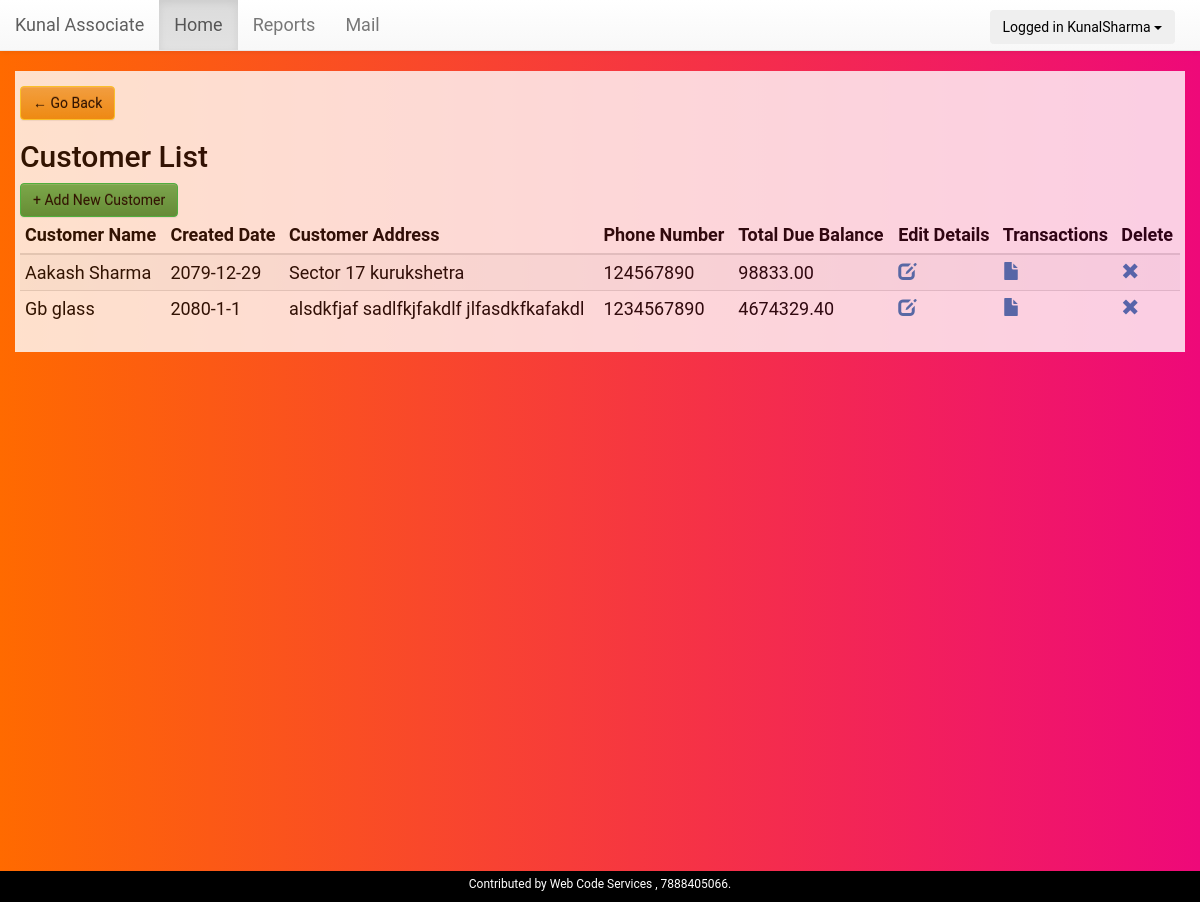
The page /customer_list.php (signed in) on the database its author committed.
### tables this page shows
CREATE TABLE `customers` (
  `customer_id` int(11) NOT NULL,
  `user_id` int(11) NOT NULL,
  `customer_name` varchar(200) NOT NULL,
  `customer_address` varchar(250) NOT NULL,
  `customer_number` bigint(15) NOT NULL,
  `customer_pan` bigint(15) DEFAULT NULL,
  `created_date` datetime NOT NULL DEFAULT current_timestamp()
);

### ledger.php (called while the page is built, shortened)
<?php
class Ledger{
	private $host  = 'localhost';
    private $user  = 'root';
    private $password   = "";
    private $database  = "kunalbilling";
	private $CustomerTable = 'customers';
		private $InvoiceTable = 'invoice_order';
  private $dbConnect = false;
    public function __construct(){
        if(!$this->dbConnect){
            $conn = new mysqli($this->host, $this->user, $this->password, $this->database);
            if($conn->connect_error){
                die("Error failed to connect to MySQL: " . $conn->connect_error);
            }else{
                $this->dbConnect = $conn;
            }
        }
    }
	private function getData($sqlQuery) {
		$result = mysqli_query($this->dbConnect, $sqlQuery);
		$data= array();
		while ($row = mysqli_fetch_array($result, MYSQLI_ASSOC)) {
			$data[]=$row;
		}
		return $data;
	}
	private function getSingleData($sqlQuery) {
		$result = mysqli_query($this->dbConnect, $sqlQuery);
		$data = mysqli_fetch_assoc($result);
		return $data;
	}
	public function getCustomerList(){
		$sqlQuery = "
			SELECT * FROM ".$this->CustomerTable."
			WHERE user_id = '".$_SESSION['userid']."'";
		return  $this->getData($sqlQuery);
	}
	public function getTotalBalance($customerId) {
		$sqlQuery = "
		SELECT coalesce(SUM(order_total_amount_due),0) as sum FROM ".$this->InvoiceTable."
		WHERE customer_id = '".$customerId."'";
		$result = $this->getSingleData($sqlQuery);
		return $result['sum'];
	}
}

### Invoice.php (called while the page is built, shortened)
<?php
class Invoice{
	public function NepaliDate($engDate, $nepDateObj){
		$date = array();
		$invoiceYear = date("Y", strtotime($engDate));
		$invoiceMonth = date("m", strtotime($engDate));
		$invoiceDay = date("d", strtotime($engDate));
		$date_ne = $nepDateObj->get_nepali_date($invoiceYear, $invoiceMonth, $invoiceDay);
		$date['y'] = $date_ne['y'];
		$date['m'] = $date_ne['m'];
		$date['d'] = $date_ne['d'];
		return $date;
	}
}
?>

### nepali-date.php (called while the page is built, shortened)
<?php
class nepali_date
{
	private $firstday_en ="1918-04-13";
	private $start_ne = "1975";
	private $end_ne = "2095";
	private $month_name = array('ब‌ैशाख', 'जेठ', 'असार', 'साउन', 'भदौ', 'असोज', 'कार्तिक', 'मङ्सिर', 'पुस', 'माघ', 'फाल्गुण', 'चैत');
	private $day_name = array('अाईतबार', 'सोमबार', 'मङ्गलबार', 'बुधबार', 'बिहिबार', 'शुक्रबार', 'शनिवार');
	private function get_week_ne($year, $month, $day)
	{
		 $jd = GregorianToJD($month, $day, $year);
		 return $this->day_name[JDDayOfWeek($jd,0)];
	}
	private function validate_en($year, $month, $day)
	{
		return TRUE;
	}
	public function get_nepali_date($year,$month,$day)
	{
		$validate = $this->validate_en($year, $month, $day);
		$date = $year.'-'.$month.'-'.$day;
		$dayname = $this->get_week_ne($year, $month, $day);
		$date_start=date_create($this->firstday_en);
		$date_today=date_create($date);
		$diff=date_diff($date_start,$date_today, true);
		$days = $diff->format("%a");
		$arr='0';
		for ($i=$this->start_ne; $i<$this->end_ne; $i++)
		{
			$arr+=array_sum($this->nepali_length[$i]);
			if ($arr>$days)
			{
				$year = $i;
				$count_previous=$arr-array_sum($this->nepali_length[$i]);
				for ($j=0; $j < 12; $j++)
				{
					$count_previous+= $this->nepali_length[$i][$j];
					if($count_previous>$days)
					{
						$month = $j+1;
						$daysss = $count_previous-$days;
						$dayss = ($this->nepali_length[$i][$j]-$daysss)+1;
						break;
					} elseif ($count_previous==$days)
					{
						$year = $i;
						$month = $j+1;
						$day = 1;
					}
				}
				break;
			} elseif($arr==$days)
			{
				$year = $i+1;
				$month = 1;
			}
		}
		$date = array();
		$date['y'] = $year;
		$date['m'] = $month;
		$date['M'] = $this->month_name[$month-1];
		$date['d'] = $dayss;
		$date['l'] = $dayname;
		return $date;
	}
}
?>

### customer_list.php (the view, shortened to what this page needs)
<?php
include('header.php');
include 'Invoice.php';
include 'ledger.php';
require("nepali-date.php");
$invoice = new Invoice();
$ledger = new Ledger();
$nepali_date = new nepali_date();
$ledger->checkLoggedIn();
?>
<link href="css/style.css" rel="stylesheet">
<?php include('container.php');?>
<div class="container customer-list-container">
    <div><a class="btn btn-warning back_btn" href="javascript:history.go(-1)">&#8592 Go Back</a></div>
	  <h2 class="title">Customer List</h2>
      <a class="btn btn-success" href="create_customer.php" type="button">+ Add New Customer</a>
      <?php
      $ledgerList = $ledger->getCustomerList();
      if(empty($ledgerList)){
        echo '<div class="alert alert-danger" role="alert">No Customers Yet!</div>';
      }
      else { ?>
      <table id="data-table" class="table table-condensed table-striped">
        <thead>
          <tr>
          <th>Customer Name</th>
          <th>Created Date</th>
            <th>Customer Address</th>
            <th>Phone Number</th>
            <th>Total Due Balance</th>
            <th> Edit Details</th>
            <th>Transactions</th>
            <th>Delete</th>
          </tr>
        </thead>
        <tbody>
        <?php
        foreach($ledgerList as $ledgerDetails){
          $totalDue = $ledger -> getTotalBalance($ledgerDetails["customer_id"]);
          $ledgerDate = $ledgerDetails["created_date"];
          $date = $invoice -> NepaliDate($ledgerDate, $nepali_date);
            echo '
              <tr>
                <td>'.$ledgerDetails["customer_name"].'</td>
                <td>'.$date['y'].'-'.$date['m'].'-'.$date['d'].'</td>
                <td>'.$ledgerDetails["customer_address"].'</td>
                <td>'.$ledgerDetails["customer_number"].'</td>
                <td>'.$totalDue.'</td>
                <td><a href="edit_customer.php?customer_id='.$ledgerDetails["customer_id"].'"  title="Edit Customer Details"><span class="glyphicon glyphicon-edit"></span></a></td>
                <td><a href="transactions.php?update_id='.$ledgerDetails["customer_id"].'"  title="View Transactions"><span class="glyphicon glyphicon-file"></span></a></td>
                <td><a href="#" id="'.$ledgerDetails["customer_id"].'" class="deleteCustomer"  title="Delete Customer"><span class="glyphicon glyphicon-remove"></span></a></td>
              </tr>
            ';
        }
      }
        ?>
        </tbody>
      </table>
</div>
<?php include('footer.php');?>

### css/style.css (style rules this page uses)
html { background-color: #f0f3f4; position: relative; min-height: 100%; }
body { background: #ee0979; background: -webkit-linear-gradient(to right, #ff6a00, #ee0979); background: linear-gradient(to right, #ff6a00, #ee0979); color: black; font-family: 'Roboto'; font-size: 18px; line-height: 1.42857; }
tbody { color: black; }
.invoice-list-container, .content-invoice, .customer-list-container { background:white; opacity:0.8; padding: 5px !important; }
.btn-success { background-color: #27c24c !important; border-color: #27c24c !important; color: #000 !important; }
.btn-warning { background-color: #fad733; border-color: #fad733; color: #000 !important; }
.back_btn { margin-top:10px; }

### rows shown on the page
customers: customer_name "Aakash Sharma", created_date "2079", created_date "12", created_date "29", customer_address "Sector 17 kurukshetra", customer_number "124567890", totalDue "98833.00"
customers: customer_name "Gb glass", created_date "2080", created_date "1", customer_address "alsdkfjaf sadlfkjfakdlf jlfasdkfkafakdl", customer_number "1234567890", totalDue "4674329.40"

### other values the page prints
$_SESSION['user'] "KunalSharma"
